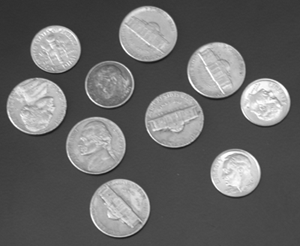
%> input picture matlab/Images/coins.png, 300 x 246 px
$ octave IdealLowPassFilter.m   (GNU Octave 9; MATLAB toolbox functions it lacks are replaced by stand-ins)
%> lines starting %> are read from the running program, lines starting %| are printed output that depends on the picture; in (x1, y1, x2, y2) boxes, pixels count from 0 and x2, y2 are one past the last pixel; in counts of white or black regions, pixels touching at a corner belong together; the program's own positions count from 1
%Ideal Low Pass Filter:
clear;
clc;
img=imread('Coins.png');
%> img is the input picture: size 246x300 uint8; min 23, max 255, mean 103
[X,Y]=size(img);
%> X = 246; Y = 300
N=input('Order of Filter=');
%> the answer given: 3
x=ceil(X/2);
%> x = 123
y=ceil(Y/2);
%> y = 150
rad=26;
for i=1:X
for j=1:Y
d(i,j)=sqrt((i-x).^2+(j-y).^2);
h(i,j)=double(d(i,j)<=rad);
end
end
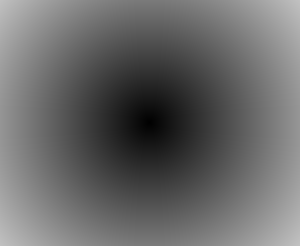
%> d: size 246x300 double; min 0, max 194, mean 104.8
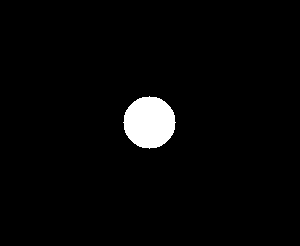
%> h: size 246x300 double; values 0 (black) and 1 (white), 2.9% white; 1 white region, box (x1, y1, x2, y2) and area: (123, 96, 176, 149) 2121
fft1=fftshift(fft2(img));
fil=h.*fft1;
fin=ifft2(fil);
%> (the run ends here)

$ run again, with matlab/Images/Peppers.png copied over matlab/Images/coins.png
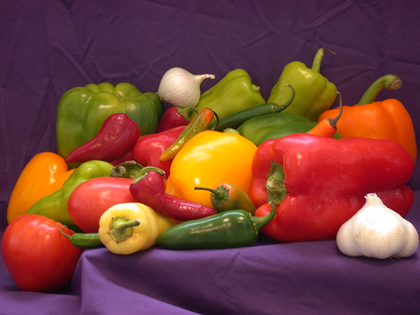
%> input picture matlab/Images/Peppers.png, 420 x 315 px, shrunk from 512 x 384 before the run
%> img is the input picture: size 315x420x3 uint8; mean R, G, B 120.8, 66.4, 57.6
%> after the loop `for i=1:X`:
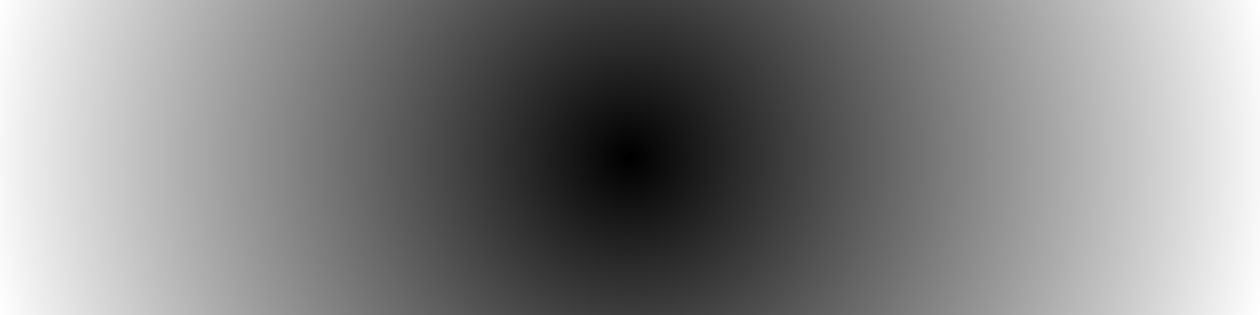
%> d: size 315x1260 double; min 0, max 649.3, mean 334.1; drawn with min black and max white
%> after the loop `for i=1:X`:
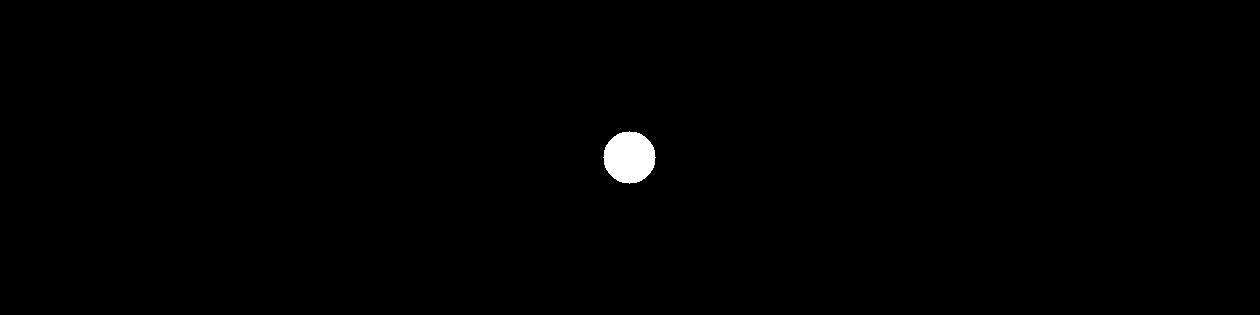
%> h: size 315x1260 double; values 0 (black) and 1 (white), 0.53% white; 1 white region, box (x1, y1, x2, y2) and area: (603, 131, 656, 184) 2121
